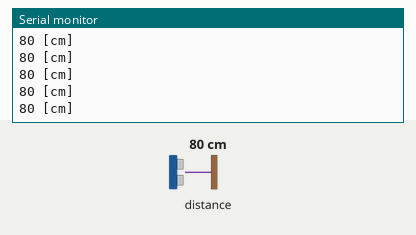
Bench run of a sketch on a simulated Arduino Uno, built with avr-gcc and run on an emulated ATmega328P. On the bench: the last lines printed to the serial monitor. Wiring (inferred from the names in the program): LIDAR-Lite range finder at I2C address 0x62. The inputs (shaded band) are chosen by the test bench; at power-on: distance to the obstacle 80 cm.

Above: at 5.2 s.
5.3 s: distance to the obstacle set to 2 cm
At 6.4 s:
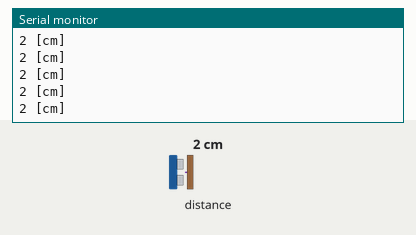
6.8 s: distance to the obstacle set to 120 cm
At 7.6 s:
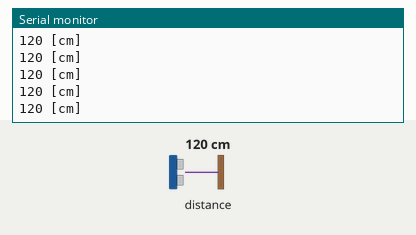
Timing chart, 0 to 9.8 s (numbered marks = the images above; inputs shaded):
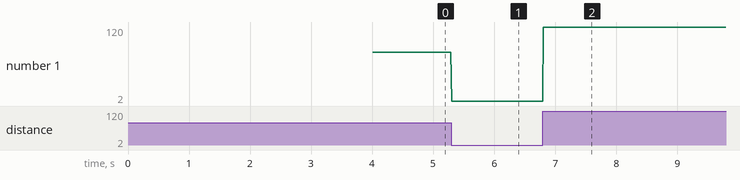

The sketch:

LidarLiteV3_V01.ino
```cpp
// Include Libraries
#include "Arduino.h"
#include "LIDARLite.h"
#include "Wire.h"


// Pin Definitions


// Global variables and defines

// object initialization
LIDARLite lidarLite;


// define vars for testing menu
const int timeout = 10000;  //define timeout of 10 sec
char menuOption = 0;
long time0;

// Setup the essentials for your circuit to work. It runs first every time your circuit is powered with electricity.
void setup() {
  // Setup Serial which is useful for debugging
  // Use the Serial Monitor to view printed messages
  Serial.begin(9600);
  delay(2000);
  Serial.println("start...");
  delay(2000);

  while (!Serial)
    ;  // wait for serial port to connect. Needed for native USB
  Serial.println("start");

  lidarLite.begin(0, true);  // Set configuration to default '0', change this number to try out alternate configurations. I2C speed set to 400 kHz.
  // menuOption = menu();
}

// Main logic of your circuit. It defines the interaction between the components you selected. After setup, it runs over and over again, in an eternal loop.
void loop() {


  // if (menuOption == '1') {
    // LIDAR-Lite v3 - Test Code
    // Take a measurement with receiver bias correction and print to serial terminal
    int lidarLiteDist = lidarLite.distance();
    Serial.print(lidarLiteDist);
    Serial.println(" [cm]");
    delay(10);
  // }

  // if (millis() - time0 > timeout) {
  //   menuOption = menu();
  // }
}


// Menu function for selecting the components to be tested
// Follow serial monitor for instrcutions
char menu() {

  // Serial.println(F("\nWhich component would you like to test?"));
  // Serial.println(F("(1) LIDAR-Lite v3"));
  // Serial.println(F("(menu) send anything else or press on board reset button\n"));
  // while (!Serial.available())
  // ;

  // // Read data from serial monitor if received
  // while (Serial.available()) {
  //   char c = Serial.read();
  //   if (isAlphaNumeric(c)) {

  //     if (c == '1')
  //       Serial.println(F("Now Testing LIDAR-Lite v3"));
  //     else {
  //       Serial.println(F("illegal input!"));
  //       return 0;
  //     }
  //     time0 = millis();
  //     return c;
  //   }
  // }
}

/*******************************************************

*    Circuito.io is an automatic generator of schematics and code for off
*    the shelf hardware combinations.

*    Copyright (C) 2016 Roboplan Technologies Ltd.

*    This program is free software: you can redistribute it and/or modify
*    it under the terms of the GNU General Public License as published by
*    the Free Software Foundation, either version 3 of the License, or
*    (at your option) any later version.

*    This program is distributed in the hope that it will be useful,
*    but WITHOUT ANY WARRANTY; without even the implied warranty of
*    MERCHANTABILITY or FITNESS FOR A PARTICULAR PURPOSE.  See the
*    GNU General Public License for more details.

*    You should have received a copy of the GNU General Public License
*    along with this program.  If not, see <http://www.gnu.org/licenses/>.

*    In addition, and without limitation, to the disclaimers of warranties
*    stated above and in the GNU General Public License version 3 (or any
*    later version), Roboplan Technologies Ltd. ("Roboplan") offers this
*    program subject to the following warranty disclaimers and by using
*    this program you acknowledge and agree to the following:
*    THIS PROGRAM IS PROVIDED ON AN "AS IS" AND "AS AVAILABLE" BASIS, AND
*    WITHOUT WARRANTIES OF ANY KIND EITHER EXPRESS OR IMPLIED.  ROBOPLAN
*    HEREBY DISCLAIMS ALL WARRANTIES, EXPRESS OR IMPLIED, INCLUDING BUT
*    NOT LIMITED TO IMPLIED WARRANTIES OF MERCHANTABILITY, TITLE, FITNESS
*    FOR A PARTICULAR PURPOSE, NON-INFRINGEMENT, AND THOSE ARISING BY
*    STATUTE OR FROM A COURSE OF DEALING OR USAGE OF TRADE.
*    YOUR RELIANCE ON, OR USE OF THIS PROGRAM IS AT YOUR SOLE RISK.
*    ROBOPLAN DOES NOT GUARANTEE THAT THE PROGRAM WILL BE FREE OF, OR NOT
*    SUSCEPTIBLE TO, BUGS, SECURITY BREACHES, OR VIRUSES. ROBOPLAN DOES
*    NOT WARRANT THAT YOUR USE OF THE PROGRAM, INCLUDING PURSUANT TO
*    SCHEMATICS, INSTRUCTIONS OR RECOMMENDATIONS OF ROBOPLAN, WILL BE SAFE
*    FOR PERSONAL USE OR FOR PRODUCTION OR COMMERCIAL USE, WILL NOT
*    VIOLATE ANY THIRD PARTY RIGHTS, WILL PROVIDE THE INTENDED OR DESIRED
*    RESULTS, OR OPERATE AS YOU INTENDED OR AS MAY BE INDICATED BY ROBOPLAN.
*    YOU HEREBY WAIVE, AGREE NOT TO ASSERT AGAINST, AND RELEASE ROBOPLAN,
*    ITS LICENSORS AND AFFILIATES FROM, ANY CLAIMS IN CONNECTION WITH ANY OF
*    THE ABOVE.
********************************************************/
```

LIDARLite.cpp
```cpp
// (licence header left out)
#include <Arduino.h>
#include <Wire.h>
#include <stdarg.h>
#include "LIDARLite.h"

/*------------------------------------------------------------------------------
  Constructor

  Use LIDARLite::begin to initialize.
------------------------------------------------------------------------------*/
LIDARLite::LIDARLite(){}

/*------------------------------------------------------------------------------
  Begin

  Starts the sensor and I2C.

  Parameters
  ------------------------------------------------------------------------------
  configuration: Default 0. Selects one of several preset configurations.
  fasti2c: Default 100 kHz. I2C base frequency.
    If true I2C frequency is set to 400kHz.
  lidarliteAddress: Default 0x62. Fill in new address here if changed. See
    operating manual for instructions.
------------------------------------------------------------------------------*/
void LIDARLite::begin(int configuration, bool fasti2c, char lidarliteAddress)
{
  Wire.begin(); // Start I2C
  if(fasti2c)
  {
    #if ARDUINO >= 157
      Wire.setClock(400000UL); // Set I2C frequency to 400kHz, for Arduino Due
    #else
      TWBR = ((F_CPU / 400000UL) - 16) / 2; // Set I2C frequency to 400kHz
    #endif
  }
  configure(configuration, lidarliteAddress); // Configuration settings
} /* LIDARLite::begin */

/*------------------------------------------------------------------------------
  Configure

  Selects one of several preset configurations.

  Parameters
  ------------------------------------------------------------------------------
  configuration:  Default 0.
    0: Default mode, balanced performance.
    1: Short range, high speed. Uses 0x1d maximum acquisition count.
    2: Default range, higher speed short range. Turns on quick termination
        detection for faster measurements at short range (with decreased
        accuracy)
    3: Maximum range. Uses 0xff maximum acquisition count.
    4: High sensitivity detection. Overrides default valid measurement detection
        algorithm, and uses a threshold value for high sensitivity and noise.
    5: Low sensitivity detection. Overrides default valid measurement detection
        algorithm, and uses a threshold value for low sensitivity and noise.
  lidarliteAddress: Default 0x62. Fill in new address here if changed. See
    operating manual for instructions.
------------------------------------------------------------------------------*/
void LIDARLite::configure(int configuration, char lidarliteAddress)
{
  switch (configuration)
  {
    case 0: // Default mode, balanced performance
      write(0x02,0x80,lidarliteAddress); // Default
      write(0x04,0x08,lidarliteAddress); // Default
      write(0x1c,0x00,lidarliteAddress); // Default
    break;

    case 1: // Short range, high speed
      write(0x02,0x1d,lidarliteAddress);
      write(0x04,0x08,lidarliteAddress); // Default
      write(0x1c,0x00,lidarliteAddress); // Default
    break;

    case 2: // Default range, higher speed short range
      write(0x02,0x80,lidarliteAddress); // Default
      write(0x04,0x00,lidarliteAddress);
      write(0x1c,0x00,lidarliteAddress); // Default
    break;

    case 3: // Maximum range
      write(0x02,0xff,lidarliteAddress);
      write(0x04,0x08,lidarliteAddress); // Default
      write(0x1c,0x00,lidarliteAddress); // Default
    break;

    case 4: // High sensitivity detection, high erroneous measurements
      write(0x02,0x80,lidarliteAddress); // Default
      write(0x04,0x08,lidarliteAddress); // Default
      write(0x1c,0x80,lidarliteAddress);
    break;

    case 5: // Low sensitivity detection, low erroneous measurements
      write(0x02,0x80,lidarliteAddress); // Default
      write(0x04,0x08,lidarliteAddress); // Default
      write(0x1c,0xb0,lidarliteAddress);
    break;
  }
} /* LIDARLite::configure */

/*------------------------------------------------------------------------------
  Reset

  Reset device. The device reloads default register settings, including the
  default I2C address. Re-initialization takes approximately 22ms.

  Parameters
  ------------------------------------------------------------------------------
  lidarliteAddress: Default 0x62. Fill in new address here if changed. See
    operating manual for instructions.
------------------------------------------------------------------------------*/
void LIDARLite::reset(char lidarliteAddress)
{
  write(0x00,0x00,lidarliteAddress);
} /* LIDARLite::reset */

/*------------------------------------------------------------------------------
  Distance

  Take a distance measurement and read the result.

  Process
  ------------------------------------------------------------------------------
  1.  Write 0x04 or 0x03 to register 0x00 to initiate an aquisition.
  2.  Read register 0x01 (this is handled in the read() command)
      - if the first bit is "1" then the sensor is busy, loop until the first
        bit is "0"
      - if the first bit is "0" then the sensor is ready
  3.  Read two bytes from register 0x8f and save
  4.  Shift the first value from 0x8f << 8 and add to second value from 0x8f.
      The result is the measured distance in centimeters.

  Parameters
  ------------------------------------------------------------------------------
  biasCorrection: Default true. Take aquisition with receiver bias
    correction. If set to false measurements will be faster. Receiver bias
    correction must be performed periodically. (e.g. 1 out of every 100
    readings).
  lidarliteAddress: Default 0x62. Fill in new address here if changed. See
    operating manual for instructions.
------------------------------------------------------------------------------*/
int LIDARLite::distance(bool biasCorrection, char lidarliteAddress)
{
  if(biasCorrection)
  {
    // Take acquisition & correlation processing with receiver bias correction
    write(0x00,0x04,lidarliteAddress);
  }
  else
  {
    // Take acquisition & correlation processing without receiver bias correction
    write(0x00,0x03,lidarliteAddress);
  }
  // Array to store high and low bytes of distance
  byte distanceArray[2];
  // Read two bytes from register 0x8f (autoincrement for reading 0x0f and 0x10)
  read(0x8f,2,distanceArray,true,lidarliteAddress);
  // Shift high byte and add to low byte
  int distance = (distanceArray[0] << 8) + distanceArray[1];
  return(distance);
} /* LIDARLite::distance */

/*------------------------------------------------------------------------------
  Write

  Perform I2C write to device.

  Parameters
  ------------------------------------------------------------------------------
  myAddress: register address to write to.
  myValue: value to write.
  lidarliteAddress: Default 0x62. Fill in new address here if changed. See
    operating manual for instructions.
------------------------------------------------------------------------------*/
void LIDARLite::write(char myAddress, char myValue, char lidarliteAddress)
{
  Wire.beginTransmission((int)lidarliteAddress);
  Wire.write((int)myAddress); // Set register for write
  Wire.write((int)myValue); // Write myValue to register

  // A nack means the device is not responding, report the error over serial
  int nackCatcher = Wire.endTransmission();
  if(nackCatcher != 0)
  {
    Serial.println("> nack");
  }

  delay(1); // 1 ms delay for robustness with successive reads and writes
} /* LIDARLite::write */

/*------------------------------------------------------------------------------
  Read

  Perform I2C read from device. Will detect an unresponsive device and report
  the error over serial. The optional busy flag monitoring
  can be used to read registers that are updated at the end of a distance
  measurement to obtain the new data.

  Parameters
  ------------------------------------------------------------------------------
  myAddress: register address to read from.
  numOfBytes: numbers of bytes to read. Can be 1 or 2.
  arrayToSave: an array to store the read values.
  monitorBusyFlag: if true, the routine will repeatedly read the status
    register until the busy flag (LSB) is 0.
------------------------------------------------------------------------------*/
void LIDARLite::read(char myAddress, int numOfBytes, byte arrayToSave[2], bool monitorBusyFlag, char lidarliteAddress)
{
  int busyFlag = 0; // busyFlag monitors when the device is done with a measurement
  if(monitorBusyFlag)
  {
    busyFlag = 1; // Begin read immediately if not monitoring busy flag
  }
  int busyCounter = 0; // busyCounter counts number of times busy flag is checked, for timeout

  while(busyFlag != 0) // Loop until device is not busy
  {
    // Read status register to check busy flag
    Wire.beginTransmission((int)lidarliteAddress);
    Wire.write(0x01); // Set the status register to be read

    // A nack means the device is not responding, report the error over serial
    int nackCatcher = Wire.endTransmission();
    if(nackCatcher != 0)
    {
      Serial.println("> nack");
    }

    Wire.requestFrom((int)lidarliteAddress,1); // Read register 0x01
    busyFlag = bitRead(Wire.read(),0); // Assign the LSB of the status register to busyFlag

    busyCounter++; // Increment busyCounter for timeout

    // Handle timeout condition, exit while loop and goto bailout
    if(busyCounter > 9999)
    {
      goto bailout;
    }
  }

  // Device is not busy, begin read
  if(busyFlag == 0)
  {
    Wire.beginTransmission((int)lidarliteAddress);
    Wire.write((int)myAddress); // Set the register to be read

    // A nack means the device is not responding, report the error over serial
    int nackCatcher = Wire.endTransmission();
    if(nackCatcher != 0)
    {
      Serial.println("> nack");
    }

    // Perform read of 1 or 2 bytes, save in arrayToSave
    Wire.requestFrom((int)lidarliteAddress, numOfBytes);
    int i = 0;
    if(numOfBytes <= Wire.available())
    {
      while(i < numOfBytes)
      {
        arrayToSave[i] = Wire.read();
        i++;
      }
    }
  }

  // bailout reports error over serial
  if(busyCounter > 9999)
  {
    bailout:
      busyCounter = 0;
      Serial.println("> read failed");
  }
} /* LIDARLite::read */

/*------------------------------------------------------------------------------
  Correlation Record To Serial

  The correlation record used to calculate distance can be read from the device.
  It has a bipolar wave shape, transitioning from a positive going portion to a
  roughly symmetrical negative going pulse. The point where the signal crosses
  zero represents the effective delay for the reference and return signals.

  Process
  ------------------------------------------------------------------------------
  1.  Take a distance reading (there is no correlation record without at least
      one distance reading being taken)
  2.  Select memory bank by writing 0xc0 to register 0x5d
  3.  Set test mode select by writing 0x07 to register 0x40
  4.  For as many readings as you want to take (max is 1024)
      1.  Read two bytes from 0xd2
      2.  The Low byte is the value from the record
      3.  The high byte is the sign from the record

  Parameters
  ------------------------------------------------------------------------------
  separator: the separator between serial data words
  numberOfReadings: Default: 256. Maximum of 1024
  lidarliteAddress: Default 0x62. Fill in new address here if changed. See
    operating manual for instructions.
------------------------------------------------------------------------------*/
void LIDARLite::correlationRecordToSerial(char separator, int numberOfReadings, char lidarliteAddress)
{

  // Array to store read values
  byte correlationArray[2];
  // Var to store value of correlation record
  int correlationValue = 0;
  //  Selects memory bank
  write(0x5d,0xc0,lidarliteAddress);
  // Test mode enable
  write(0x40, 0x07,lidarliteAddress);
  for(int i = 0; i<numberOfReadings; i++){
    // Select single byte
    read(0xd2,2,correlationArray,false,lidarliteAddress);
    //  Low byte is the value of the correlation record
    correlationValue = correlationArray[0];
    // if upper byte lsb is set, the value is negative
    if((int)correlationArray[1] == 1){
      correlationValue |= 0xff00;
    }
    Serial.print((int)correlationValue);
    Serial.print(separator);
  }
  // test mode disable
  write(0x40,0x00,lidarliteAddress);
} /* LIDARLite::correlationRecordToSerial */
```

LIDARLite.h
```cpp
// (licence header left out)
#ifndef LIDARLite_h
#define LIDARLite_h

#define LIDARLITE_ADDR_DEFAULT 0x62

#include <Arduino.h>

class LIDARLite
{
  public:
      LIDARLite();
      void begin(int = 0, bool = false, char = LIDARLITE_ADDR_DEFAULT);
      void configure(int = 0, char = LIDARLITE_ADDR_DEFAULT);
      void reset(char = LIDARLITE_ADDR_DEFAULT);
      int distance(bool = true, char = LIDARLITE_ADDR_DEFAULT);
      void write(char, char, char = LIDARLITE_ADDR_DEFAULT);
      void read(char, int, byte*, bool, char);
      void correlationRecordToSerial(char = '\n', int = 256, char = LIDARLITE_ADDR_DEFAULT);
};

#endif
```

Measured:
- after the input at 5.3 s, the serial monitor: prints a new line at once (image 1)
- after the input at 6.8 s, the serial monitor: prints a new line at once (image 2)
- plotted number 1: 80 → 2 after the input at 5.3 s, 2 → 120 after the input at 6.8 s
